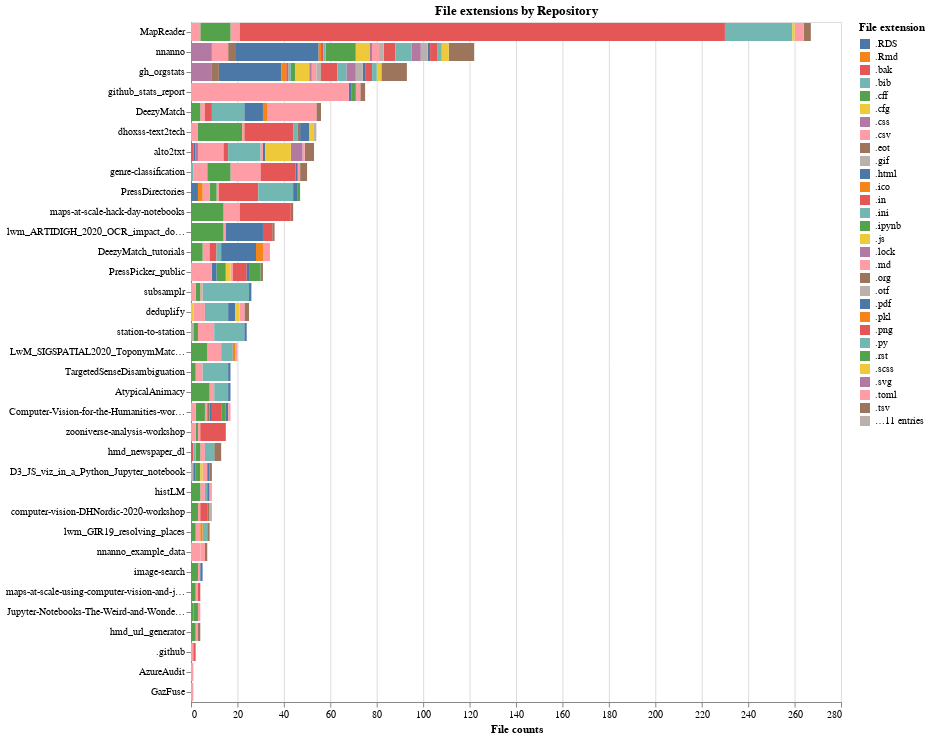

The cell this chart's notebook holds for it:
### Markdown cell above
### File extensions by repository

This chart shows the number and type of files for each public Living with Machines repository **note** that this only considers files on the default branch of the repository. We also don't include `.jpg` files or `.json` files since these are often used as for storing data.

### Code cell
df = pd.DataFrame.from_dict(lwm_stats.get_org_file_ext_frequency("public"))
df = df.drop(labels=['.jpg','.json'])
df.reset_index(inplace=True)
data = pd.melt(frame=df, id_vars=["index"], value_name="count")
chart = (
    alt.Chart(data)
    .mark_bar()
    .encode(
        y=alt.Y(
            "variable:N",
            title=None,
            sort=alt.EncodingSortField(field="count", order="descending", op="sum"),
        ),
        x=alt.X("count:Q", title="File counts", axis=alt.Axis(tickRound=False)),
        color=alt.Color("index:N", title="File extension"),
        tooltip=[alt.Tooltip("index:N", title="file extension"), "count:Q"],
    )
    .properties(width=WIDTH, title='File extensions by Repository')
)
chart

### Figure 1 — Vega-Lite specification as saved in the notebook (floating-point values rounded to 4 significant figures; data arrays with more than 128 entries replaced by an {"elided": "..."} marker saying what was removed)
{"config": {"view": {"continuousWidth": 400, "continuousHeight": 300}}, "data": {"name": "data-edf1ccab5f4590993a3d231c03769046"}, "mark": "bar", "encoding": {"color": {"type": "nominal", "field": "index", "title": "File extension"}, "tooltip": [{"type": "nominal", "field": "index", "title": "file extension"}, {"type": "quantitative", "field": "count"}], "x": {"type": "quantitative", "axis": {"tickRound": false}, "field": "count", "title": "File counts"}, "y": {"type": "nominal", "field": "variable", "sort": {"field": "count", "op": "sum", "order": "descending"}, "title": null}}, "title": "File extensions by Repository", "width": 650, "$schema": "https://vega.github.io/schema/vega-lite/v4.8.1.json", "datasets": {"data-edf1ccab5f4590993a3d231c03769046": {"elided": "1360 records"}}}
